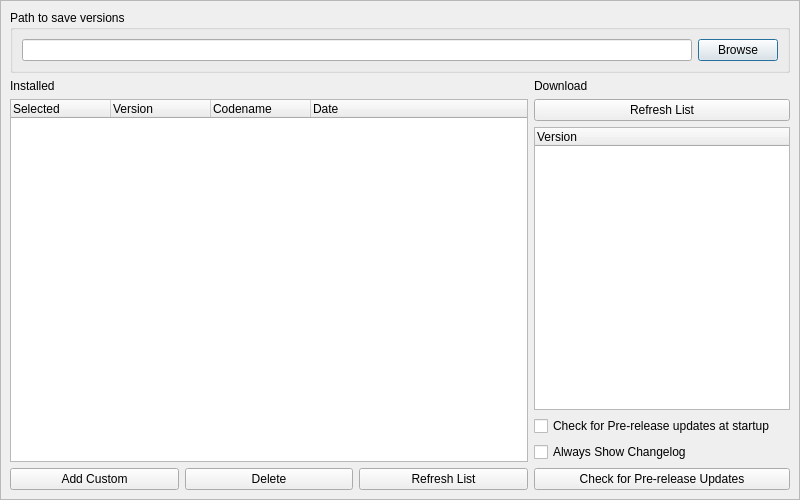
<?xml version="1.0" encoding="UTF-8"?>
<!-- SPDX-FileCopyrightText: Copyright 2025 shadPS4 Emulator Project
     SPDX-License-Identifier: GPL-2.0-or-later -->
<ui version="4.0">
 <class>VersionDialog</class>
 <widget class="QDialog" name="VersionDialog">
  <property name="geometry">
   <rect>
    <x>0</x>
    <y>0</y>
    <width>800</width>
    <height>500</height>
   </rect>
  </property>
  <property name="windowTitle">
   <string>Version Manager</string>
  </property>
  <property name="windowIcon">
   <iconset>
    <normaloff>:/images/shadps4.ico</normaloff>:/images/shadps4.ico</iconset>
  </property>
  <widget class="QScrollArea" name="versionTab">
   <property name="geometry">
    <rect>
     <x>0</x>
     <y>0</y>
     <width>800</width>
     <height>500</height>
    </rect>
   </property>
   <property name="sizePolicy">
    <sizepolicy hsizetype="Expanding" vsizetype="Expanding">
     <horstretch>0</horstretch>
     <verstretch>0</verstretch>
    </sizepolicy>
   </property>
   <property name="widgetResizable">
    <bool>true</bool>
   </property>
   <widget class="QWidget" name="versionTabContents">
    <property name="geometry">
     <rect>
      <x>0</x>
      <y>0</y>
      <width>698</width>
      <height>498</height>
     </rect>
    </property>
    <layout class="QVBoxLayout" name="versionTabLayout">
     <item>
      <layout class="QHBoxLayout" name="horizontalLayout_path">
       <property name="topMargin">
        <number>0</number>
       </property>
       <item>
        <widget class="QGroupBox" name="patchGroupBox">
         <property name="title">
          <string>Path to save versions</string>
         </property>
         <layout class="QVBoxLayout" name="verticalLayout_shadps4">
          <item>
           <layout class="QHBoxLayout" name="horizontalLayout_patch" stretch="0,0">
            <item>
             <widget class="QLineEdit" name="currentVersionPath">
              <property name="sizePolicy">
               <sizepolicy hsizetype="Expanding" vsizetype="Fixed">
                <horstretch>0</horstretch>
                <verstretch>0</verstretch>
               </sizepolicy>
              </property>
              <property name="readOnly">
               <bool>true</bool>
              </property>
              <property name="placeholderText">
               <string/>
              </property>
             </widget>
            </item>
            <item>
             <widget class="QPushButton" name="browse_versionPath">
              <property name="text">
               <string>Browse</string>
              </property>
             </widget>
            </item>
           </layout>
          </item>
         </layout>
        </widget>
       </item>
      </layout>
     </item>
     <item>
      <layout class="QHBoxLayout" name="horizontalLayout_installed_download">
       <item>
        <layout class="QVBoxLayout" name="verticalLayout_installed">
         <property name="leftMargin">
          <number>0</number>
         </property>
         <property name="topMargin">
          <number>0</number>
         </property>
         <property name="rightMargin">
          <number>0</number>
         </property>
         <property name="bottomMargin">
          <number>0</number>
         </property>
         <item>
          <widget class="QLabel" name="label_installed">
           <property name="font">
            <font>
             <bold>false</bold>
            </font>
           </property>
           <property name="text">
            <string>Installed</string>
           </property>
          </widget>
         </item>
         <item>
          <widget class="QTreeWidget" name="installedTreeWidget">
           <column>
            <property name="text">
             <string>Selected</string>
            </property>
           </column>
           <column>
            <property name="text">
             <string>Version</string>
            </property>
           </column>
           <column>
            <property name="text">
             <string>Codename</string>
            </property>
           </column>
           <column>
            <property name="text">
             <string>Date</string>
            </property>
           </column>
          </widget>
         </item>
         <item>
          <layout class="QHBoxLayout" name="horizontalLayout_button_installed">
           <property name="topMargin">
            <number>0</number>
           </property>
           <item>
            <widget class="QPushButton" name="addCustomVersionButton">
             <property name="text">
              <string>Add Custom</string>
             </property>
            </widget>
           </item>
           <item>
            <widget class="QPushButton" name="deleteVersionButton">
             <property name="text">
              <string>Delete</string>
             </property>
            </widget>
           </item>
           <item>
            <widget class="QPushButton" name="checkChangesVersionButton">
             <property name="text">
              <string>Refresh List</string>
             </property>
            </widget>
           </item>
          </layout>
         </item>
        </layout>
       </item>
       <item>
        <layout class="QVBoxLayout" name="verticalLayout_download">
         <item>
          <widget class="QLabel" name="label_download">
           <property name="text">
            <string>Download</string>
           </property>
          </widget>
         </item>
         <item>
          <widget class="QPushButton" name="checkVersionDownloadButton">
           <property name="text">
            <string>Refresh List</string>
           </property>
          </widget>
         </item>
         <item>
          <widget class="QTreeWidget" name="downloadTreeWidget">
           <property name="sizePolicy">
            <sizepolicy hsizetype="Minimum" vsizetype="Expanding">
             <horstretch>0</horstretch>
             <verstretch>0</verstretch>
            </sizepolicy>
           </property>
           <property name="maximumSize">
            <size>
             <width>16777215</width>
             <height>16777215</height>
            </size>
           </property>
           <column>
            <property name="text">
             <string>Version</string>
            </property>
           </column>
           <item>
            <property name="text">
             <string/>
            </property>
           </item>
          </widget>
         </item>
         <item>
          <layout class="QVBoxLayout" name="verticalLayout_check_update">
           <property name="topMargin">
            <number>0</number>
           </property>
           <item>
            <widget class="QCheckBox" name="checkOnStartupCheckBox">
             <property name="text">
              <string>Check for Pre-release updates at startup</string>
             </property>
            </widget>
           </item>
           <item>
            <widget class="QCheckBox" name="showChangelogCheckBox">
             <property name="text">
              <string>Always Show Changelog</string>
             </property>
            </widget>
           </item>
           <item>
            <widget class="QPushButton" name="updatePreButton">
             <property name="text">
              <string>Check for Pre-release Updates</string>
             </property>
            </widget>
           </item>
          </layout>
         </item>
        </layout>
       </item>
      </layout>
     </item>
    </layout>
   </widget>
  </widget>
 </widget>
 <resources/>
 <connections/>
</ui>
